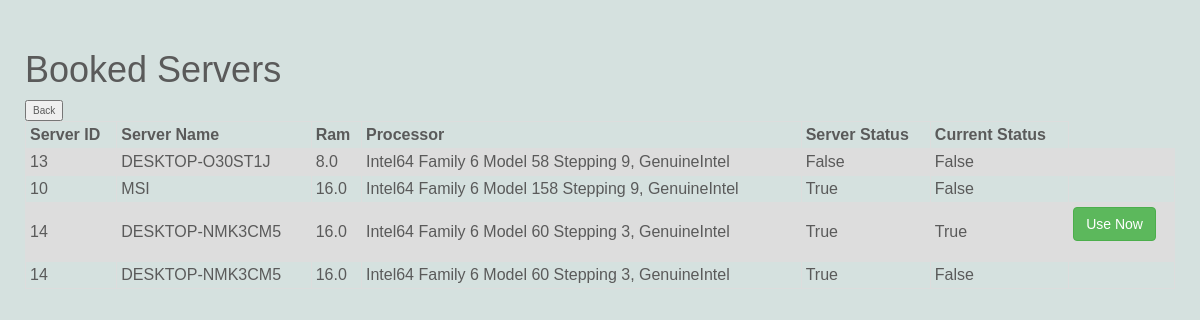
Page /booked-server/ (signed in) on the committed database.
### server/models.py (models this page shows, shortened)
class ServerManagement(models.Model):
    server_name = models.CharField(max_length=255)
    ip_addr = models.CharField(default='0.0.0.0', max_length=255)
    ram = models.FloatField(max_length=3)
    processor = models.CharField(max_length=255)
    enable = models.BooleanField(default=False, null=False)

### user/views.py (the view)
# urls.py: path('booked-server/', views.booked_server, name='booked-server'),
def booked_server(request):
    reservations = ServerReservation.objects.filter(user_id=request.user.id)
    booked_server = ServerReservation.objects.filter(Q(end_time__gte=timezone.now()),
                                                     Q(reservation_time__lte=timezone.now())).filter(
        user_id=request.user.id)
    setelement = []
    for f in booked_server:
        setelement.append(f)
    dt = []
    for i in reservations:
        dt += [
            {
                'servername': i.server_id.server_name,
                'ram': i.server_id.ram,
                'processor': i.server_id.processor,
                'available': i.server_id.enable,
                'status': (1 if i in setelement and i.server_id.enable else 0),
                'server_id': i.server_id.id,
            }
        ]
    return render(request, 'user/login/reserved_servers.html', {'ServerData': dt})

### user/templates/user/login/reserved_servers.html (shortened to what this page needs)
<html>
<head>
    <link rel="stylesheet" href="https://maxcdn.bootstrapcdn.com/bootstrap/3.4.1/css/bootstrap.min.css">
</head>
<h1>Booked Servers</h1>
<button onclick="history.back()">Back</button>
<table>
    <tr>
        <th>Server ID</th>
        <th>Server Name</th>
        <th>Ram</th>
        <th>Processor</th>
        <th>Server Status</th>
        <th>Current Status</th>
    </tr>
    {% for data in ServerData %}
    <tr>
        <td> {{ data.server_id }}</td>
        <td> {{ data.servername }}</td>
        <td>{{ data.ram }}</td>
        <td>{{ data.processor }}</td>
        <td>{{ data.available }}</td>
        <td>{% if data.status == 1 %}
        {{ True }}
            {% else %}
            {{ False }}
            {% endif %}
        </td>
        <td>
            {% if data.status == True %}
            <form method='post' action="{% url 'book-now' %}">
                <button type="submit" class="btn btn-success" name='use-now' value="{{ data.server_id }}"> Use Now
                </button>
            </form>
            {% endif %}
        </td>
    </tr>
    {% endfor %}
</table>
</html>

### user/templates/user/login/reserved_servers.html (style rules this page uses)
table { font-family: arial, sans-serif; border-collapse: collapse; width: 100%; }
td, th { border: 1px solid #dddddd; text-align: left; padding: 4px; }
tr:nth-child(even) { background-color: #dddddd; }

### rows in the picture
ServerManagement: servername "DESKTOP-O30ST1J", ram "8.0", processor "Intel64 Family 6 Model 58 Stepping 9, GenuineIntel"
ServerManagement: servername "MSI", ram "16.0", processor "Intel64 Family 6 Model 158 Stepping 9, GenuineIntel"
ServerManagement: servername "DESKTOP-NMK3CM5" "DESKTOP-NMK3CM5", ram "16.0" "16.0", processor "Intel64 Family 6 Model 60 Stepping 3, GenuineIntel" "Intel64 Family 6 Model 60 Stepping 3, GenuineIntel"

### other values in the picture
{{ data.server_id }} "13" "10" "14" "14"
{{ data.available }} "False" "True" "True" "True"
{{ False }} "False" "False" "False"
{{ True }} "True"
